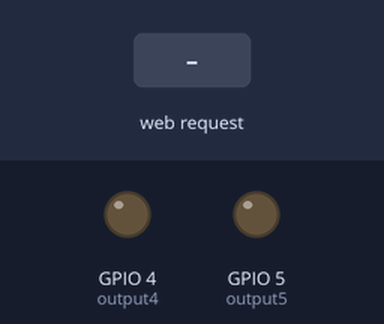
Bench run of a sketch on a simulated ESP8266 (NodeMCU). Parts: output pins drawn as LEDs (lit = HIGH). The inputs (shaded band) are chosen by the test bench. WiFi joins after 1.5 s; servers stay silent unless stated; what the sketch prints to the serial monitor is not drawn.

Above: at 2.7 s.
2.8 s: HTTP request GET /5/on received
At 3.2 s:
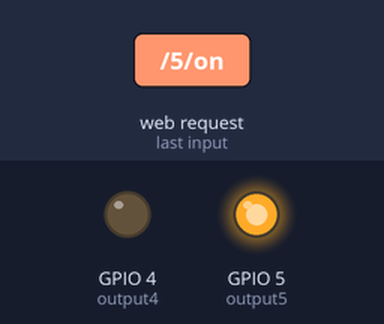
4.3 s: HTTP request GET /4/on received
At 5.5 s:
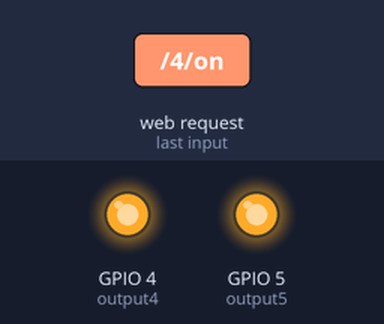
5.8 s: HTTP request GET /5/empty received
At 6.7 s:
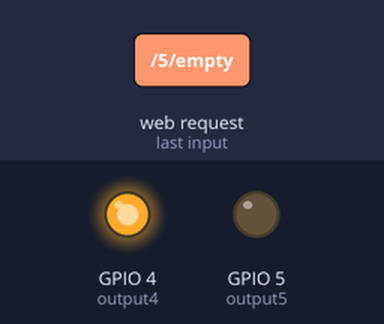
Timing chart, 0 to 8.8 s (numbered marks = the images above; inputs shaded):
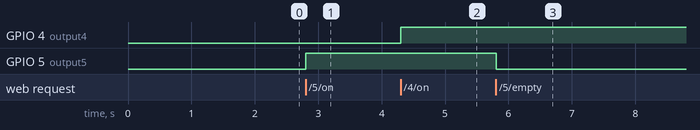

The sketch:

switch.ino
```cpp
#include <ESP8266WiFi.h>

const char* ssid     = "2.4-1707 Sassafras";
//"PORSCHE"
const char* password = "CXNK0030C4DB";
//"12345678"

WiFiServer server(80);

String header;

String output5State = "used";
String output4State = "used";

const int output5 = 5;
const int output4 = 4;

void setup() {
  Serial.begin(115200);

  pinMode(output5, OUTPUT);
  pinMode(output4, OUTPUT);
  digitalWrite(output5, LOW);
  digitalWrite(output4, LOW);

  Serial.print("Connecting to ");
  Serial.println(ssid);
  WiFi.begin(ssid, password);
  while (WiFi.status() != WL_CONNECTED) {
    delay(500);
    Serial.print(".");
  }
  Serial.println("");
  Serial.println("WiFi connected.");
  Serial.println("IP address: ");
  Serial.println(WiFi.localIP());
  server.begin();
}

void loop(){
  WiFiClient client = server.available();
  if (client) {
    Serial.println("New Client in.");
    String currentLine = "";
    while (client.connected()) {
      if (client.available()) {             // if there's bytes to read from the client,
        char c = client.read();             // read a byte, then
        Serial.write(c);                    // print it out the serial monitor
        header += c;
        if (c == '\n') {                    // if the byte is a newline character
          // if the current line is blank, you got two newline characters in a row.
          // that's the end of the client HTTP request, so send a response:
          if (currentLine.length() == 0) {
            client.println("HTTP/1.1 200 OK");
            client.println("Content-type:text/html");
            client.println("Connection: close");
            client.println();

            // turns the GPIOs on and off
            if (header.indexOf("GET /5/empty") >= 0) {
              Serial.println("GPIO 5 off");
              output5State = "empty";
              digitalWrite(output5, LOW);
            } else if (header.indexOf("GET /5/on") >= 0) {
              Serial.println("GPIO 5 on");
              output5State = "used";
              digitalWrite(output5, HIGH);
            } else if (header.indexOf("GET /4/off") >= 0) {
              Serial.println("GPIO 4 off");
              output4State = "empty";
              digitalWrite(output4, LOW);
            } else if (header.indexOf("GET /4/on") >= 0) {
              Serial.println("GPIO 4 on");
              output4State = "used";
              digitalWrite(output4, HIGH);
            }

            // Display the HTML web page
            client.println("<!DOCTYPE html><html>");

            client.println("<head><meta name=\"viewport\" content=\"width=device-width, initial-scale=1\">");
            client.println("<link rel=\"icon\" href=\"data:,\">");
            // CSS to style the on/off buttons
            // Feel free to change the background-color and font-size attributes to fit your preferences
            client.println("<style>html { font-family: Helvetica; display: inline-block; margin: 0px auto; text-align: center;}");
            client.println("body {background-color: powderblue;}");
            client.println(".button { background-color: Tomato; border: none; color: white; width: 100px; height: 50;border-radius: 8px;");
            client.println("text-decoration: none; font-size: 30px; margin: 2px; cursor: pointer;}");
            client.println(".button2 {background-color: Gray;}</style></head>");

            // Web Page Heading
            client.println("<body><h1>ECE 387 Wireless Comunication</h1>");
            client.println("<h2>Locker Room</h2>");
            client.println("<hr>");
            // Display current state, and ON/OFF buttons for GPIO 5
            client.println("<p style = color:green>01: " + output5State + " Password:</p>");
            client.println("<input type=text id:psw1>");
            // If the output5State is off, it displays the ON button
            if (output5State=="used") {
              client.println("<p><a href=\"/5/empty\"><button onclick= myFunction(); class=\"button\">Empty</button></a></p>");
            } else {
              client.println("<p><a href=\"/5/on\"><button onclick= myFunction(); class=\"button button2\">Used</button></a></p>");
            }

            // Display current state, and ON/OFF buttons for GPIO 4
            client.println("<p style = color:yellow>02: " + output4State + "</p>");
            // If the output4State is off, it displays the ON button
            if (output4State=="used") {
              client.println("<p><a href=\"/4/off\"><button class=\"button\">Empty</button></a></p>");
            } else {
              client.println("<p><a href=\"/4/on\"><button class=\"button button2\">Used</button></a></p>");
            }
            client.println("function myFunction() {var x = document.getElementById(\"myText\").value}");
            client.println("</body></html>");

            // The HTTP response ends with another blank line
            client.println();
            // Break out of the while loop
            break;
          } else { // if you got a newline, then clear currentLine
            currentLine = "";
          }
        } else if (c != '\r') {  // if you got anything else but a carriage return character,
          currentLine += c;      // add it to the end of the currentLine
        }
      }
    }
    // Clear the header variable
    header = "";
    // Close the connection
    client.stop();
    Serial.println("Client disconnected.");
    Serial.println("");
  }
}
```

Measured:
- after the input at 2.8 s, GPIO 5 (output5): LOW → HIGH at once
- after the input at 4.3 s, GPIO 4 (output4): LOW → HIGH at once
- after the input at 5.8 s, GPIO 5 (output5): HIGH → LOW at once
